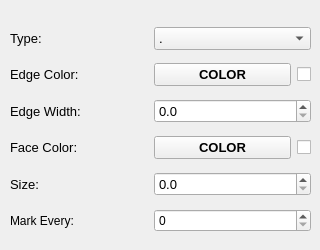
    <widget class="QWidget" name="tab_3">
     <attribute name="title">
      <string>Marker</string>
     </attribute>
     <widget class="QWidget" name="gridLayoutWidget_10">
      <property name="geometry">
       <rect>
        <x>10</x>
        <y>20</y>
        <width>301</width>
        <height>221</height>
       </rect>
      </property>
      <layout class="QGridLayout" name="gridLayout_10" columnstretch="1,1,0,0">
       <item row="4" column="1" colspan="2">
        <widget class="QDoubleSpinBox" name="sbMS">
         <property name="font">
          <font>
           <family>Arial</family>
           <pointsize>10</pointsize>
          </font>
         </property>
         <property name="locale">
          <locale language="English" country="UnitedStates"/>
         </property>
         <property name="decimals">
          <number>1</number>
         </property>
         <property name="maximum">
          <double>1000.000000000000000</double>
         </property>
         <property name="singleStep">
          <double>0.100000000000000</double>
         </property>
        </widget>
       </item>
       <item row="1" column="0">
        <widget class="QLabel" name="label_7">
         <property name="font">
          <font>
           <family>Arial</family>
           <pointsize>10</pointsize>
          </font>
         </property>
         <property name="text">
          <string>Edge Color:</string>
         </property>
        </widget>
       </item>
       <item row="2" column="1" colspan="2">
        <widget class="QDoubleSpinBox" name="sbMEW">
         <property name="font">
          <font>
           <family>Arial</family>
           <pointsize>10</pointsize>
          </font>
         </property>
         <property name="locale">
          <locale language="English" country="UnitedStates"/>
         </property>
         <property name="decimals">
          <number>1</number>
         </property>
         <property name="singleStep">
          <double>0.100000000000000</double>
         </property>
        </widget>
       </item>
       <item row="4" column="0">
        <widget class="QLabel" name="label_14">
         <property name="font">
          <font>
           <family>Arial</family>
           <pointsize>10</pointsize>
          </font>
         </property>
         <property name="text">
          <string>Size:</string>
         </property>
        </widget>
       </item>
       <item row="5" column="1" colspan="2">
        <widget class="QSpinBox" name="sbMEvery">
         <property name="maximum">
          <number>99999</number>
         </property>
        </widget>
       </item>
       <item row="5" column="0">
        <widget class="QLabel" name="label_46">
         <property name="text">
          <string>Mark Every:</string>
         </property>
        </widget>
       </item>
       <item row="1" column="2">
        <widget class="QCheckBox" name="chbColorMatch3">
         <property name="text">
          <string/>
         </property>
        </widget>
       </item>
       <item row="1" column="1">
        <widget class="QPushButton" name="btnMEC">
         <property name="font">
          <font>
           <family>Arial</family>
           <pointsize>10</pointsize>
           <weight>75</weight>
           <bold>true</bold>
          </font>
         </property>
         <property name="text">
          <string>COLOR</string>
         </property>
        </widget>
       </item>
       <item row="0" column="1" colspan="2">
        <widget class="QComboBox" name="cbMT">
         <property name="font">
          <font>
           <family>Arial</family>
           <pointsize>10</pointsize>
          </font>
         </property>
         <item>
          <property name="text">
           <string>.</string>
          </property>
         </item>
         <item>
          <property name="text">
           <string>,</string>
          </property>
         </item>
         <item>
          <property name="text">
           <string>o</string>
          </property>
         </item>
         <item>
          <property name="text">
           <string>v</string>
          </property>
         </item>
         <item>
          <property name="text">
           <string>^</string>
          </property>
         </item>
         <item>
          <property name="text">
           <string>&lt;</string>
          </property>
         </item>
         <item>
          <property name="text">
           <string>&gt;</string>
          </property>
         </item>
         <item>
          <property name="text">
           <string>1</string>
          </property>
         </item>
         <item>
          <property name="text">
           <string>2</string>
          </property>
         </item>
         <item>
          <property name="text">
           <string>3</string>
          </property>
         </item>
         <item>
          <property name="text">
           <string>4</string>
          </property>
         </item>
         <item>
          <property name="text">
           <string>8</string>
          </property>
         </item>
         <item>
          <property name="text">
           <string>s</string>
          </property>
         </item>
         <item>
          <property name="text">
           <string>p</string>
          </property>
         </item>
         <item>
          <property name="text">
           <string>P</string>
          </property>
         </item>
         <item>
          <property name="text">
           <string>*</string>
          </property>
         </item>
         <item>
          <property name="text">
           <string>h</string>
          </property>
         </item>
         <item>
          <property name="text">
           <string>H</string>
          </property>
         </item>
         <item>
          <property name="text">
           <string>+</string>
          </property>
         </item>
         <item>
          <property name="text">
           <string>x</string>
          </property>
         </item>
         <item>
          <property name="text">
           <string>X</string>
          </property>
         </item>
         <item>
          <property name="text">
           <string>d</string>
          </property>
         </item>
         <item>
          <property name="text">
           <string>D</string>
          </property>
         </item>
         <item>
          <property name="text">
           <string>|</string>
          </property>
         </item>
         <item>
          <property name="text">
           <string>_</string>
          </property>
         </item>
         <item>
          <property name="text">
           <string>None</string>
          </property>
         </item>
        </widget>
       </item>
       <item row="2" column="0">
        <widget class="QLabel" name="label_8">
         <property name="font">
          <font>
           <family>Arial</family>
           <pointsize>10</pointsize>
          </font>
         </property>
         <property name="text">
          <string>Edge Width:</string>
         </property>
        </widget>
       </item>
       <item row="3" column="0">
        <widget class="QLabel" name="label_12">
         <property name="font">
          <font>
           <family>Arial</family>
           <pointsize>10</pointsize>
          </font>
         </property>
         <property name="text">
          <string>Face Color:</string>
         </property>
        </widget>
       </item>
       <item row="0" column="0">
        <widget class="QLabel" name="label_6">
         <property name="font">
          <font>
           <family>Arial</family>
           <pointsize>10</pointsize>
          </font>
         </property>
         <property name="text">
          <string>Type:</string>
         </property>
        </widget>
       </item>
       <item row="3" column="1">
        <widget class="QPushButton" name="btnMFC">
         <property name="font">
          <font>
           <family>Arial</family>
           <pointsize>10</pointsize>
           <weight>75</weight>
           <bold>true</bold>
          </font>
         </property>
         <property name="text">
          <string>COLOR</string>
         </property>
        </widget>
       </item>
       <item row="3" column="2">
        <widget class="QCheckBox" name="chbColorMatch5">
         <property name="text">
          <string/>
         </property>
        </widget>
       </item>
      </layout>
     </widget>
    </widget>
